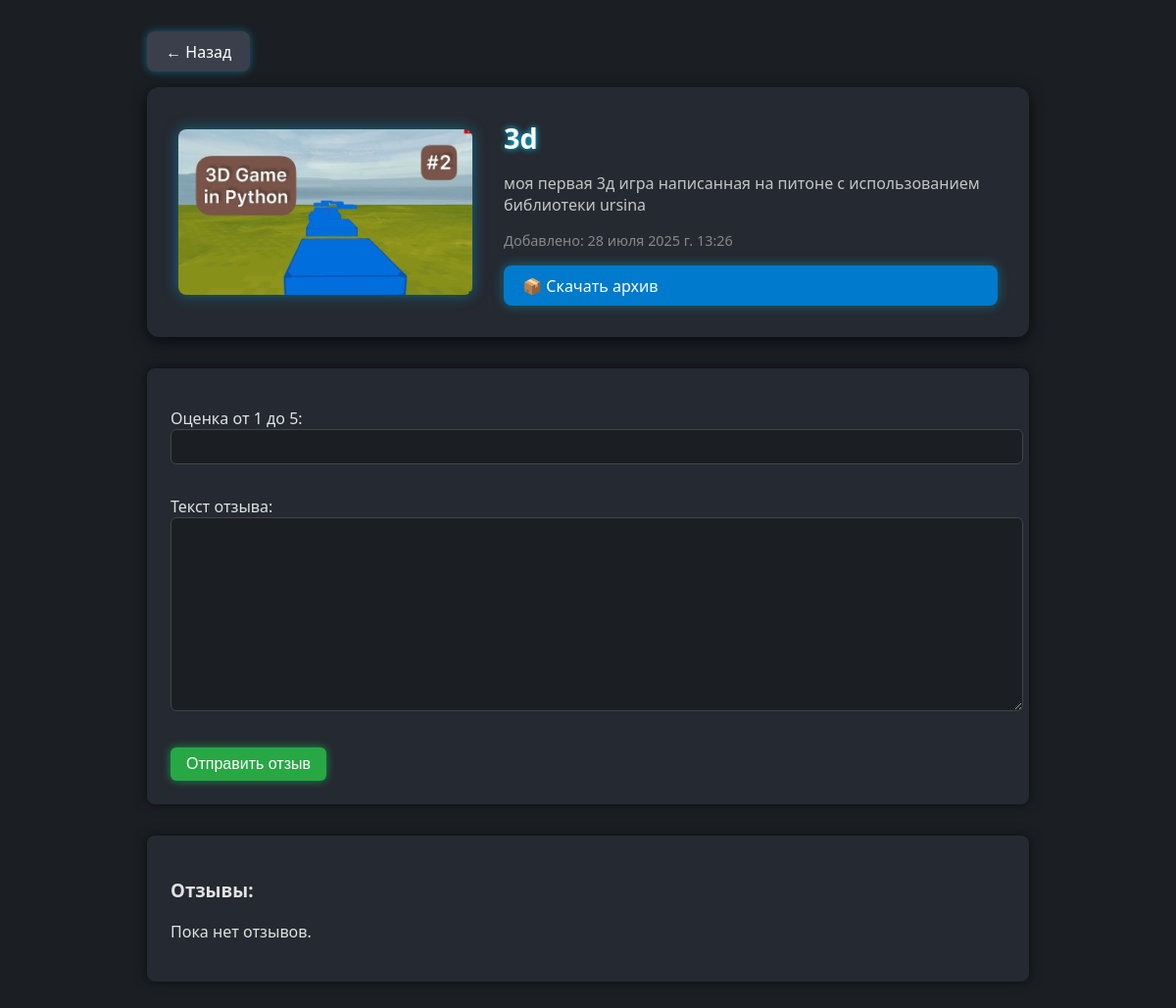
Page /product/3d/ on the committed database.
### shop/models.py (models this page shows, shortened)
class Product(models.Model):
    category = models.ForeignKey(Category, related_name='products', on_delete=models.CASCADE, verbose_name='Категория')
    name = models.CharField(max_length=100, verbose_name='Название товара')
    slug = models.SlugField(max_length=100, unique=True, verbose_name='URL')
    description = models.TextField(blank=True, verbose_name='Описание')
    price = models.DecimalField(max_digits=10, decimal_places=2, verbose_name='Цена')
    image = models.ImageField(upload_to='products/%Y/%m/%d/', blank=True, verbose_name='Изображение')
    created_at = models.DateTimeField(auto_now_add=True, verbose_name='Дата создания')
    stock = models.PositiveIntegerField(verbose_name='Остаток на складе')
    available = models.BooleanField(default=True, verbose_name='Доступен')
    zip_file = models.FileField(upload_to='zips/', blank=True, null=True, verbose_name='ZIP архив')

### shop/views.py (the view, shortened to what this page needs)
# urls.py: path('product/<slug:slug>/', product_detail, name='product_detail'),
def product_detail(request, slug):
    product = get_object_or_404(Product, slug=slug, available=True)
    reviews = product.reviews.all()
    form = ReviewForm()
    context = {'product': product, 'form': form, 'reviews': reviews}
    return render(request, 'product_detail.html', context)

### shop/forms.py
class ReviewForm(forms.ModelForm):
    class Meta:
        model = Review
        fields = ['rating', 'text']

### shop/templates/product_detail.html (shortened to what this page needs)
<!DOCTYPE html>
<html lang="ru">
<head>
</head>
<body>
    <div class="product-wrapper">
        <a href="{% url 'product_list' %}" class="back-button">← Назад</a>
        <div class="product-detail">
            {% if product.image %}
                <img src="{{ product.image.url }}" alt="{{ product.name }}" class="product-image">
            {% endif %}
            <div class="product-info">
                <div class="product-name">{{ product.name }}</div>
                <div class="product-description">{{ product.description }}</div>
                <div class="product-date">Добавлено: {{ product.created_at }}</div>
                {% if product.zip_file %}
                    <a href="{{ product.zip_file.url }}" class="download-button" download>📦 Скачать архив</a>
                {% endif %}
            </div>
        </div>
        <div class="review-form">
            <form method="post">
                {{ form.as_p }}
                <button type="submit">Отправить отзыв</button>
            </form>
        </div>
        <div class="reviews">
            <h3>Отзывы:</h3>
            {% for review in reviews %}
                <div class="review">
                    <p>{{ review.text }}</p>
                    <small>Оценка: {{ review.rating }}/5</small>
                </div>
            {% empty %}
                <p>Пока нет отзывов.</p>
            {% endfor %}
        </div>
    </div>
</body>
</html>

### shop/templates/product_detail.html (style rules this page uses)
body { font-family: 'Segoe UI', Tahoma, Geneva, Verdana, sans-serif; background-color: #1b1e23; color: #e2e2e2; margin: 0; padding: 2rem; }
.product-wrapper { max-width: 900px; margin: 0 auto; }
.product-detail { background-color: #252931; border-radius: 12px; padding: 2rem; box-shadow: 0 4px 16px rgba(0, 0, 0, 0.7); display: flex; flex-direction: row; gap: 2rem; margin-bottom: 2rem; align-items: center; }
.product-image { max-width: 300px; width: 100%; border-radius: 8px; object-fit: cover; box-shadow: 0 0 15px rgba(0, 200, 255, 0.4); }
.product-info { flex: 1; display: flex; flex-direction: column; gap: 1rem; }
.product-name { font-size: 1.8rem; font-weight: bold; color: #ffffff; text-shadow: 0 0 6px #00d1ff; }
.product-description { font-size: 1rem; color: #c5c5c5; }
.product-date { font-size: 0.9rem; color: #888; }
.back-button { display: inline-block; margin-bottom: 1rem; text-decoration: none; background-color: #3a3f4b; color: #fff; padding: 0.6rem 1.2rem; border-radius: 8px; transition: all 0.2s ease; box-shadow: 0 0 8px rgba(0, 200, 255, 0.4); }
.download-button { display: inline-block; background-color: #007acc; color: white; padding: 0.6rem 1.2rem; border-radius: 8px; text-decoration: none; font-size: 1rem; font-weight: 500; transition: background-color 0.2s ease, transform 0.1s ease; box-shadow: 0 0 12px rgba(0, 200, 255, 0.4); }
.review-form { background: #252931; padding: 1.5rem; border-radius: 8px; box-shadow: 0 0 12px rgba(0, 0, 0, 0.6); margin-bottom: 2rem; }
input, textarea, select { background-color: #1b1e23; border: 1px solid #444; border-radius: 6px; padding: 0.5rem; color: #e2e2e2; width: 100%; font-size: 1rem; margin-bottom: 1rem; }
.review-form button { background-color: #28a745; color: white; padding: 0.5rem 1rem; border: none; border-radius: 6px; cursor: pointer; font-size: 1rem; box-shadow: 0 0 8px rgba(0, 255, 100, 0.5); }
.reviews { background: #252931; padding: 1.5rem; border-radius: 8px; box-shadow: 0 0 12px rgba(0, 0, 0, 0.6); }

### rows in the picture
Product: image (picture), name "3d", description "моя первая 3д игра написанная на питоне с использованием библиотеки ursina", created_at "28 июля 2025 г. 13:26"
